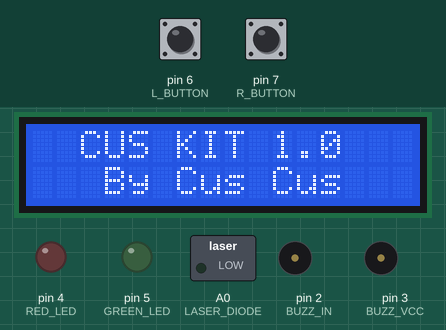
Recording of a sketch running on a simulated Arduino Uno, built with avr-gcc and run on an emulated ATmega328P. Shown: 16×2 character LCD, switched loads named in the sketch (green lamp = pin HIGH), output pins drawn as LEDs (lit = HIGH), buzzer (waves = sounding, pin HIGH). The inputs (shaded band) are chosen by the test bench; at power-on: pin 6 (L_BUTTON) LOW, pin 7 (R_BUTTON) HIGH. What the sketch prints to the serial monitor is not drawn.

Above: at 2.2 s.
At 6.3 s:
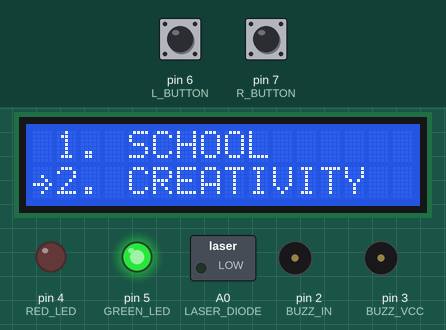
6.4 s: pin 6 (L_BUTTON) pulled HIGH for 1 s
At 7.8 s:
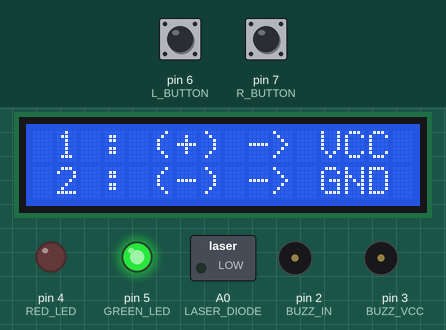
10.4 s: pin 7 (R_BUTTON) pulled LOW for 3.2 s
At 26.1 s:
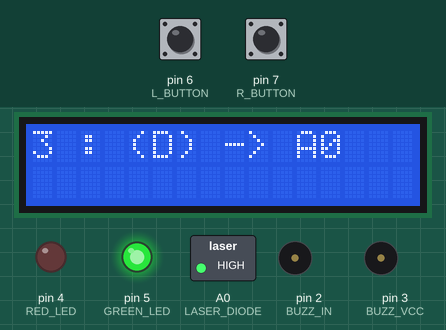
Timing chart, 0 to 27.6 s (numbered marks = the images above; inputs shaded):
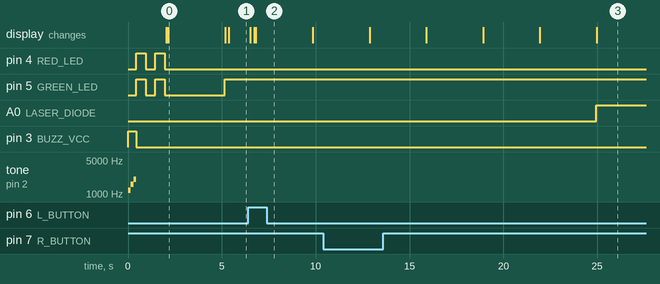

The sketch:

Motherboard.ino
```cpp
#include "LiquidCrystal_I2C.h"
#include  "Wire.h"

#define BUZZ_IN 2 // Buzzer IN pin
#define BUZZ_VCC 3 // Buzzer VCC pin
#define RED_LED 4 // Red led pin
#define GREEN_LED 5 // Green led pin
#define L_BUTTON 6 // Left button pin
#define R_BUTTON 7 // Left button pin
#define LASER_DIODE A0 // Laser diode pin
#define I_SENSOR A1 // Inclination sensor pin

LiquidCrystal_I2C lcd(0x27,  16, 2);

byte pointer[]={0x00, 0x00, 0x04, 0x02, 0x1D, 0X02, 0X04, 0X00};

bool leftButton, rightButton; // Buttons states (pressed / not pressed)
bool completed1 = false;
bool completed2 = false;
int cursor = 0;
int iteration = 0;

void BuzzerSetup() { // Method for buzzer setup
  pinMode(BUZZ_IN, OUTPUT); // Setting the buzzer pin as output
  pinMode(BUZZ_VCC, OUTPUT); // Powering the buzzer from another arduino pin
  digitalWrite(BUZZ_VCC, HIGH);
  tone(BUZZ_IN, 1200);
  delay(150);
  tone(BUZZ_IN, 1600);
  delay(150);
  tone(BUZZ_IN, 2000);
  delay(150);
  digitalWrite(BUZZ_VCC, LOW);
  noTone(BUZZ_IN);
}

void LEDsSetup() { // Method for LEDs setup
  pinMode(RED_LED, OUTPUT); // Setting the red LED pin as output
  pinMode(GREEN_LED, OUTPUT); // Setting the green LED pin as output
  digitalWrite(RED_LED, HIGH);
  digitalWrite(GREEN_LED, HIGH);
  delay(500);
  digitalWrite(RED_LED, LOW);
  digitalWrite(GREEN_LED, LOW);
  delay(500);
  digitalWrite(RED_LED, HIGH);
  digitalWrite(GREEN_LED, HIGH);
  delay(500);
  digitalWrite(RED_LED, LOW);
  digitalWrite(GREEN_LED, LOW);
}

void ButtonsSetup() { // Method for buttons setup
  pinMode(L_BUTTON, INPUT); // Setting the left button pin as input
  pinMode(R_BUTTON, INPUT); // Setting the right button pin as input
}

void LCDSetup() { // Method for LCD setup
  lcd.init(); // Intialising the LCD
  lcd.backlight(); // Lighting the LCD backlight
  lcd.createChar(1,  pointer);
  lcd.clear();
  lcd.setCursor(2, 0);
  lcd.print("CUS KIT 1.0");
  delay(100);
  lcd.setCursor(3, 1);
  lcd.print("By Cus Cus");
  delay(3000);
  lcd.clear();
}

void AirplaneModuleSetup() {
  pinMode(LASER_DIODE, OUTPUT);
  pinMode(I_SENSOR, INPUT);
}

void setup() {
  Serial.begin(9600);
  BuzzerSetup(); // Method for buzzer setup
  LEDsSetup(); // Method for leds setup
  ButtonsSetup(); // Methos for buttons setup
  LCDSetup(); // Method for LCD setup
  AirplaneModuleSetup();
  digitalWrite(GREEN_LED, HIGH);
}

void MainPage() {
  lcd.clear();
  switch(cursor) {
    case 0: lcd.setCursor(0, 0);
    lcd.write(1);
    break;
    case 1: lcd.setCursor(0, 1);
    lcd.write(1);
    break;
  }
  lcd.setCursor(1, 0);
  lcd.print("1. SCHOOL");
  lcd.setCursor(1, 1);
  lcd.print("2. CREATIVITY");
  lcd.setCursor(1, 2);
  if(digitalRead(L_BUTTON) == HIGH && digitalRead(R_BUTTON) == LOW) {
    if(cursor > 0) {
      cursor--;
    }
    delay(35);
  }
  if(digitalRead(R_BUTTON) == HIGH && digitalRead(L_BUTTON) == LOW){
    if(cursor < 1) {
      cursor++;
    }
    delay(35);
  }
  if(digitalRead(L_BUTTON) == HIGH && digitalRead(R_BUTTON) == HIGH) {
    while(1) {
      Enter();
      if(digitalRead(L_BUTTON) == HIGH && digitalRead(R_BUTTON) == HIGH && cursor == 1) {
        cursor = 0;
        break;
      }
    }
  }
  Serial.println(cursor);
  delay(100);
}

void Enter() {
  switch(cursor) {
  case 0:
    lcd.clear();
    lcd.setCursor(1, 0);
    lcd.print("1. Cus Airplane");
    delay(50);
    if(digitalRead(L_BUTTON) == HIGH && digitalRead(R_BUTTON) == HIGH) {
      while(1) {
        CusAirplane();
      }
    }
    break;
  case 1:
    lcd.clear();
    lcd.setCursor(0, 0);
    lcd.print("Available from");
    lcd.setCursor(0, 1);
    lcd.print("future versions");
    delay(75);
    break;
  }
  Serial.println(cursor);
}

void CusAirplane() {
    if(!completed1) {
      lcd.clear();
      lcd.setCursor(1, 0);
      lcd.print("1 : (+) -> VCC");
      lcd.setCursor(1, 1);
      lcd.print("2 : (-) -> GND");
      delay(3000);
      lcd.clear();
      lcd.setCursor(0, 0);
      lcd.print("After connection");
      lcd.setCursor(0, 1);
      lcd.print("Hold R-Button");
      delay(3000);
    }
    if(digitalRead(R_BUTTON) == HIGH || completed1) {
      completed1 = true;
      lcd.clear();
      lcd.setCursor(0, 0);
      lcd.print("3 : (D) -> A0");
      delay(3000);
      lcd.clear();
      lcd.setCursor(0, 0);
      lcd.print("After connection");
      lcd.setCursor(0, 1);
      lcd.print("Diode is ON");
      delay(3000);
      digitalWrite(LASER_DIODE, HIGH);
      lcd.clear();
      lcd.setCursor(0, 0);
      lcd.print("");
    }
    if((digitalRead(R_BUTTON) == HIGH || completed1) && !completed2) {
      completed1 = true;
      lcd.clear();
      lcd.setCursor(0, 0);
      lcd.print("3 : (D) -> A0");
      delay(3000);
      lcd.clear();
      lcd.setCursor(0, 0);
      lcd.print("After connection");
      lcd.setCursor(0, 1);
      lcd.print("Diode is ON");
      delay(3000);
      digitalWrite(LASER_DIODE, HIGH);
      lcd.clear();
      lcd.setCursor(0, 0);
      lcd.print("");
      if(digitalRead(R_BUTTON) == HIGH) {
        completed2 = true;
      }
    }
    if(completed2) {
      lcd.clear();
      lcd.setCursor(0, 0);
      lcd.print("4 : (I) -> A1");
      delay(3000);
      lcd.clear();
      lcd.setCursor(0, 0);
      lcd.print("After connection");
      lcd.setCursor(0, 1);
      lcd.print("Hold to START");
      delay(3000);
      lcd.clear();
      lcd.setCursor(0, 0);
      if(digitalRead(R_BUTTON) == HIGH) {
        while(1) {
          lcd.clear();
          lcd.print("Minigame");
          delay(50);
          //minigame
        }
      }
      lcd.print("");
    }
}

void loop() {
  MainPage();
}
```

Measured:
- after the input at 6.4 s, the display: first changes after 0.11 s (image 2 shows a later state)
- after the input at 10.4 s, A0 (LASER_DIODE): LOW → HIGH after 14.5 s instead of 8.5 s; the display: first changes after 2.5 s (image 3 shows a later state)
- what the display in image 0 shows lasts 3.1 s, from 2.1 s to 5.2 s
